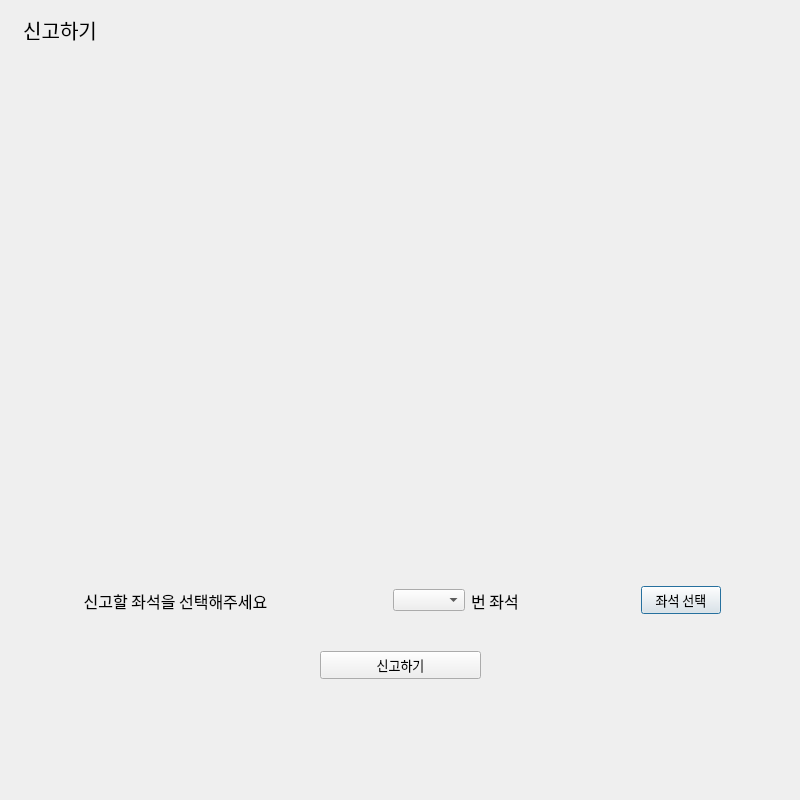
<?xml version="1.0" encoding="UTF-8"?>
<ui version="4.0">
 <class>window_32</class>
 <widget class="QDialog" name="window_32">
  <property name="geometry">
   <rect>
    <x>0</x>
    <y>0</y>
    <width>800</width>
    <height>800</height>
   </rect>
  </property>
  <property name="windowTitle">
   <string>Dialog</string>
  </property>
  <widget class="QLabel" name="ImageLabel">
   <property name="geometry">
    <rect>
     <x>125</x>
     <y>10</y>
     <width>550</width>
     <height>550</height>
    </rect>
   </property>
   <property name="text">
    <string/>
   </property>
   <property name="pixmap">
    <pixmap resource="img.qrc">:/new/prefix1/map.jpg</pixmap>
   </property>
   <property name="scaledContents">
    <bool>true</bool>
   </property>
  </widget>
  <widget class="QWidget" name="horizontalLayoutWidget">
   <property name="geometry">
    <rect>
     <x>80</x>
     <y>570</y>
     <width>641</width>
     <height>61</height>
    </rect>
   </property>
   <layout class="QHBoxLayout" name="horizontalLayout">
    <item>
     <widget class="QLabel" name="label">
      <property name="font">
       <font>
        <family>HY견고딕</family>
        <pointsize>12</pointsize>
       </font>
      </property>
      <property name="text">
       <string> 신고할 좌석을 선택해주세요 </string>
      </property>
      <property name="alignment">
       <set>Qt::AlignCenter</set>
      </property>
     </widget>
    </item>
    <item>
     <spacer name="horizontalSpacer_3">
      <property name="orientation">
       <enum>Qt::Horizontal</enum>
      </property>
      <property name="sizeHint" stdset="0">
       <size>
        <width>15</width>
        <height>20</height>
       </size>
      </property>
     </spacer>
    </item>
    <item>
     <widget class="QComboBox" name="SeatComboBox">
      <property name="maxVisibleItems">
       <number>10</number>
      </property>
      <property name="maxCount">
       <number>45</number>
      </property>
     </widget>
    </item>
    <item>
     <widget class="QLabel" name="label_2">
      <property name="font">
       <font>
        <family>HY견고딕</family>
        <pointsize>12</pointsize>
       </font>
      </property>
      <property name="text">
       <string>번 좌석</string>
      </property>
     </widget>
    </item>
    <item>
     <spacer name="horizontalSpacer_2">
      <property name="orientation">
       <enum>Qt::Horizontal</enum>
      </property>
      <property name="sizeHint" stdset="0">
       <size>
        <width>40</width>
        <height>20</height>
       </size>
      </property>
     </spacer>
    </item>
    <item>
     <widget class="QPushButton" name="ConfirmButton">
      <property name="font">
       <font>
        <family>HY견고딕</family>
        <pointsize>10</pointsize>
       </font>
      </property>
      <property name="text">
       <string>좌석 선택</string>
      </property>
     </widget>
    </item>
   </layout>
  </widget>
  <widget class="QLabel" name="SelectText_2">
   <property name="geometry">
    <rect>
     <x>0</x>
     <y>10</y>
     <width>120</width>
     <height>40</height>
    </rect>
   </property>
   <property name="font">
    <font>
     <family>HY견고딕</family>
     <pointsize>15</pointsize>
    </font>
   </property>
   <property name="text">
    <string>신고하기</string>
   </property>
   <property name="alignment">
    <set>Qt::AlignCenter</set>
   </property>
  </widget>
  <widget class="QWidget" name="">
   <property name="geometry">
    <rect>
     <x>80</x>
     <y>640</y>
     <width>641</width>
     <height>51</height>
    </rect>
   </property>
   <layout class="QHBoxLayout" name="horizontalLayout_2">
    <item>
     <spacer name="horizontalSpacer">
      <property name="orientation">
       <enum>Qt::Horizontal</enum>
      </property>
      <property name="sizeType">
       <enum>QSizePolicy::Fixed</enum>
      </property>
      <property name="sizeHint" stdset="0">
       <size>
        <width>240</width>
        <height>20</height>
       </size>
      </property>
     </spacer>
    </item>
    <item>
     <widget class="QPushButton" name="WarnButton">
      <property name="font">
       <font>
        <family>HY견고딕</family>
        <pointsize>10</pointsize>
       </font>
      </property>
      <property name="text">
       <string>신고하기</string>
      </property>
     </widget>
    </item>
    <item>
     <spacer name="horizontalSpacer_4">
      <property name="orientation">
       <enum>Qt::Horizontal</enum>
      </property>
      <property name="sizeType">
       <enum>QSizePolicy::Fixed</enum>
      </property>
      <property name="sizeHint" stdset="0">
       <size>
        <width>240</width>
        <height>20</height>
       </size>
      </property>
     </spacer>
    </item>
   </layout>
  </widget>
 </widget>
 <resources>
  <include location="img.qrc"/>
 </resources>
 <connections/>
</ui>
